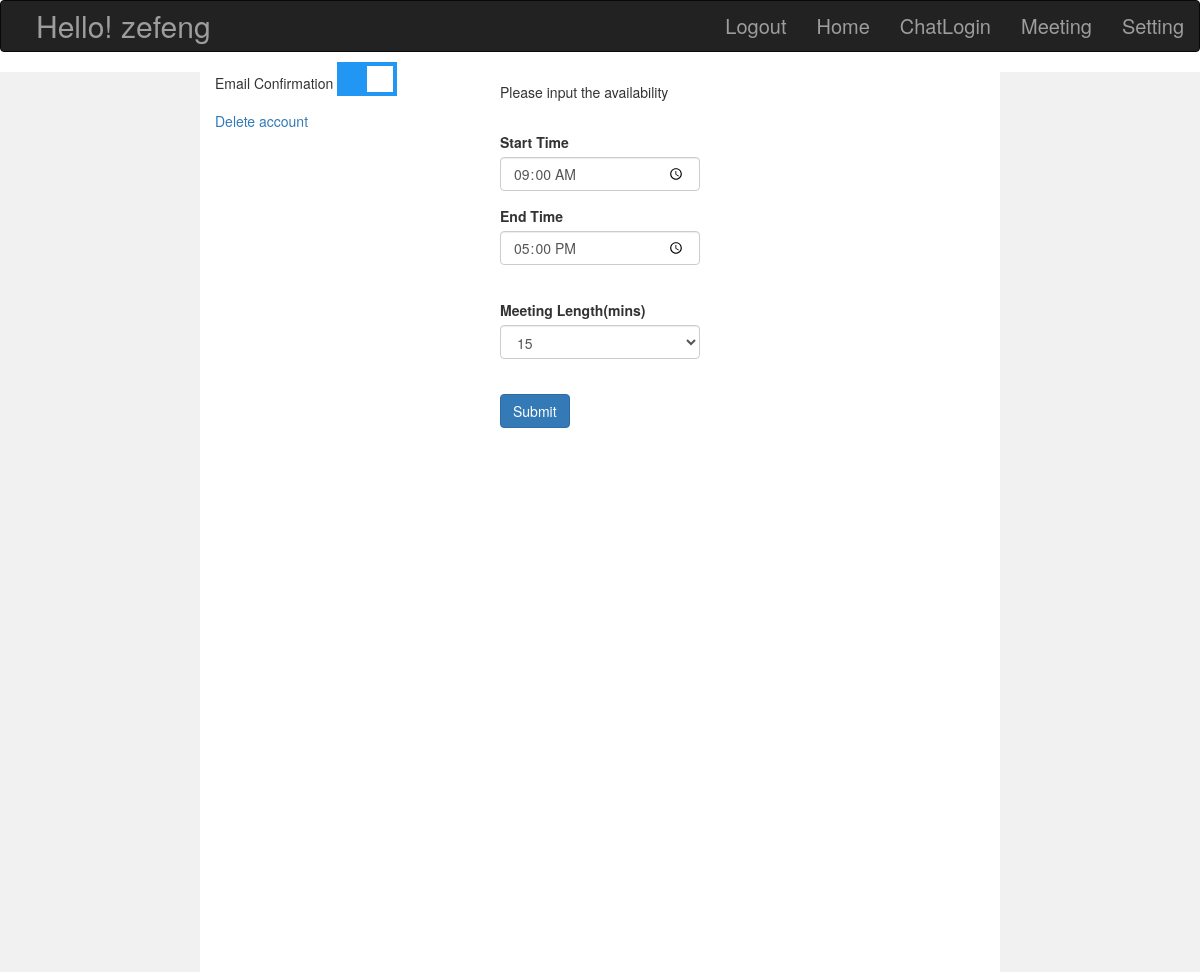
/setting (signed in), run on an earlier commit of the app's database.
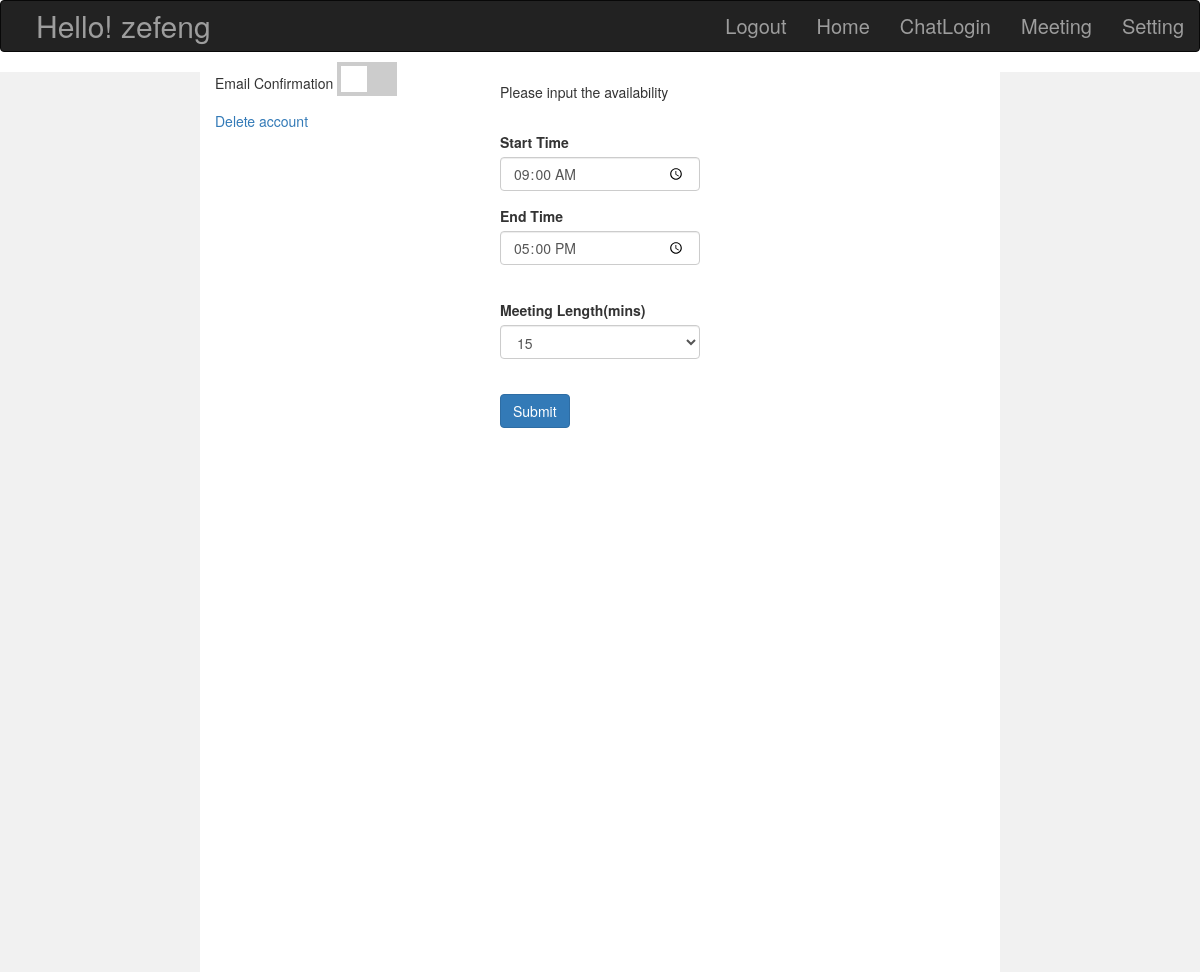
And on a later commit of the database.
### app_folder/routes.py (the view)
@app.route('/setting',methods=["GET","POST"])
@login_required
def setting():
    form = AvailableForm()
    form2= EmailConfimationForm()
    if form.validate_on_submit():
        start = form.start_time.data
        end =form.end_time.data
        length=form.length.data
        available= Available.query.filter_by(user_id=current_user.id).first()
        if available is not None:
            available.start_time=start
            available.end_time=end
            available.meeting_length=length
        else:
            Newavailable = Available(start_time=start, end_time=end,user_id=current_user.id,meeting_length=length)
            db.session.add(Newavailable)
        db.session.commit()
        print("submit form")
        return redirect("/setting")
    elif form2.validate_on_submit() and form.end_time.errors[0]!='Invalid end time':
        print("submit form2",form2.confirm.data)
        current_user.mailconfirm= form2.confirm.data
        db.session.commit()
        return redirect("/setting")
    else:
        available= Available.query.filter_by(user_id=current_user.id).first()
        if available is not None:
            start_time=available.start_time.strftime('%H:%M')
            end_time=available.end_time.strftime('%H:%M')
        else:
            start_time=None
            end_time=None
        return render_template("setting.html",form=form,form2=form2,start_time=start_time,end_time=end_time)

### app_folder/forms.py (shortened to what this page needs)
class AvailableForm(FlaskForm):
    start_time = TimeField("Start Time",validators=[DataRequired()],format='%H:%M')
    end_time = TimeField("End Time",validators=[DataRequired()],format='%H:%M')
    length = SelectField('Meeting Length(mins)', choices=[('15', "15"), ('30', "30"), ('60', "60")],validators=[DataRequired()])
    submit = SubmitField("Submit")

class EmailConfimationForm(FlaskForm):
    confirm=BooleanField("test")

### app_folder/models.py (called while the page is built)
@login_manager.user_loader
def load_user(id):
    return User.query.get(int(id))

### app_folder/templates/setting.html (shortened to what this page needs)
{% extends "base.html" %}
{% block content %}
{% import "bootstrap/wtf.html" as wtf %}
<div class="container-fluid">
    <div class="row content">
        <div class="col-sm-2 sidenav"></div>
        <div class="col-sm-8 text-left">
            Email Confirmation
            <label class="switch">
                <form action=""  method="post" id="form2" >
                </form>
                {%if current_user.mailconfirm%}
                <span class="sliderchecked"></span>
                {%else%}
                <span class="slider"></span>
                {%endif%}
            </label>
            <br>
            <a href="#" onclick="myFunction()">Delete account</a>
            <form  action="" method="post" id="form">
            <p>
                <p>Please input the availability</p>
                <br>
                {{ wtf.form_field(form.start_time,type="time",min='09:00',value=start_time)}}
                {{ wtf.form_field(form.end_time,type="time",max='17:00',value=end_time)}}
                <br>
                {{wtf.form_field( form.length)}}
                <br>
                {{ wtf.form_field(form.submit,button_map={'submit': 'primary'})}}
            </p>
            </form>
        </div>
        <div class="col-sm-2 sidenav"></div>
    </div>
</div>
{% endblock %}

What changed in the data, as far as the page shows it:
changed User "zefeng": mailconfirm True → False (drawn)
